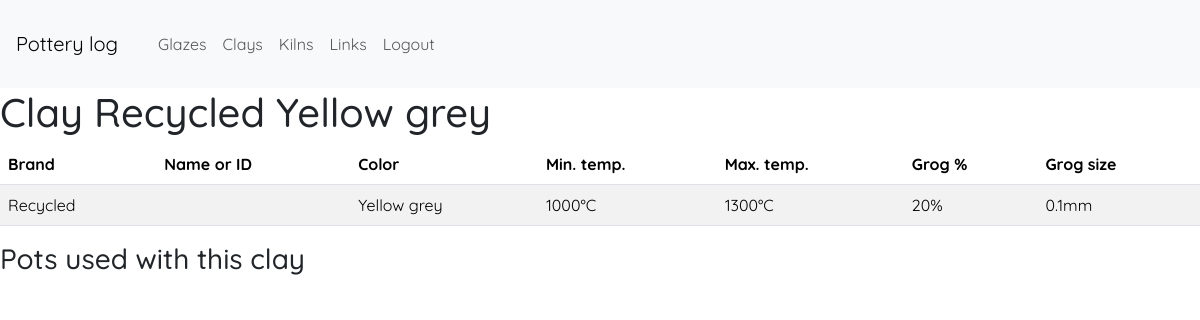
The page /showclay/4 (signed in) on the database as committed earlier.
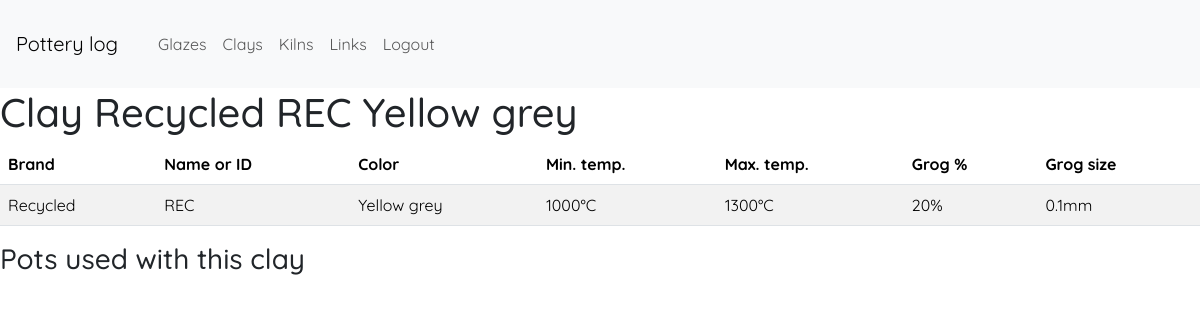
The same page on the database as committed later.
### app/models.py (models this page shows, shortened)
class Clay(db.Model):
    __tablename__ = 'clay'
    id = db.Column(db.Integer, primary_key=True)
    brand = db.Column(db.String(140), index=True)
    name_id = db.Column(db.String(140), index=True)
    color = db.Column(db.String(140))
    temp_min = db.Column(db.Integer) # in °C
    temp_max = db.Column(db.Integer) # in °C
    grog_percent = db.Column(db.Integer) # in %
    grog_size_max = db.Column(db.Float) # in mm
    url = db.Column(db.String)
    pots = db.relationship('Pot', backref='made_with_clay', lazy='dynamic')
    def get_clay_name(self):
        brand = self.brand or ''
        name_id = self.name_id or ''
        color = self.color or ''
        return '{} {} {}'.format(brand, name_id, color)

### app/controller.py (the view)
@app.route('/showclay/<int:clay_id>')
@login_required
def show_clay(clay_id):
    clay = Clay.query.get_or_404(clay_id)
    return render_template('showclay.html', title='Clay {}'.format(clay.get_clay_name()), clay=clay)

### app/models.py (called while the page is built)
@login.user_loader
def load_user(id):
    return User.query.get(int(id))

### app/templates/showclay.html (shortened to what this page needs)
{% extends 'layout.html' %}
{% block main %}
<h1>Clay {{ clay.get_clay_name() }}</h1>
<table class="table table-striped">
    <thead>
        <tr>
            <th>Brand</th>
            <th>Name or ID</th>
            <th>Color</th>
            <th>Min. temp.</th>
            <th>Max. temp.</th>
            <th>Grog %</th>
            <th>Grog size</th>
        </tr>
    </thead>
    <body>
        <tr>
            <td>{{ clay.brand or '' }}</td>
            <td>{{ clay.name_id or '' }}</td>
            <td>{{ clay.color or '' }}</td>
            <td>{{ clay.temp_min ~ '°C' if clay.temp_min else '' }}</td>
            <td>{{ clay.temp_max ~ '°C' if clay.temp_max else '' }}</td>
            <td>{{ clay.grog_percent ~ '%' if clay.grog_percent else '' }}</td>
            <td>{{ clay.grog_size_max ~ 'mm' if clay.grog_size_max else '' }}</td>
        </tr>
    </body>
</table>
<h3>Pots used with this clay</h3>
{% endblock %}

### app/templates/layout.html (shortened to what this page needs)
<!DOCTYPE html>
<html lang="en">
    <head>
        <link href="https://cdn.jsdelivr.net/npm/bootstrap@5.3.2/dist/css/bootstrap.min.css" rel="stylesheet">
        <link href="/static/css/styles.css" rel="stylesheet">
        <link rel="stylesheet" href="https://cdn.jsdelivr.net/npm/bootstrap-icons@1.11.1/font/bootstrap-icons.css">
    </head>
    <body>
        <main>
            <nav class="navbar navbar-expand-lg navbar-light bg-light">
                <a class="navbar-brand m-3" href="{{ url_for('index') }}">Pottery log</a>
                <div class="collapse navbar-collapse m-3" id="navbarNav">
                    <ul class="navbar-nav">
                        {% if current_user.is_anonymous %}
                        <li class="nav-item">
                            <a class="nav-link" href="{{ url_for('login') }}">Login</a>
                        </li>
                        {% else %}
                        <li class="nav-item">
                            <a class="nav-link" href="{{ url_for('view_glazes') }}">Glazes</a>
                        </li>
                        <li class="nav-item">
                            <a class="nav-link" href="{{ url_for('view_clays') }}">Clays</a>
                        </li>
                        <li class="nav-item">
                            <a class="nav-link" href="{{ url_for('view_kilns') }}">Kilns</a>
                        </li>
                        <li class="nav-item">
                            <a class="nav-link" href="{{ url_for('view_links') }}">Links</a>
                        </li>
                        <li class="nav-item">
                            <a class="nav-link" href="{{ url_for('logout') }}">Logout</a>
                        </li>
                        {% endif %}
                    </ul>
                </div>
            </nav>
            {% block main %}
            {% endblock %}
        </main>
    </body>
</html>

### app/static/css/styles.css (style rules this page uses)
body { margin: 0; font-family: 'Quicksand', sans-serif; }

Rows that differ between the two databases and show on the page:
changed Clay "Recycled": get_clay_name "Recycled Yellow grey" → "Recycled REC Yellow grey"; name (not shown) → "REC"
